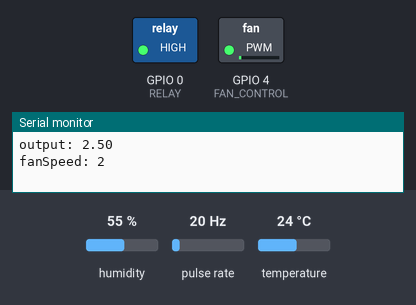
Bench run of a sketch on a simulated ESP8266 (NodeMCU). Parts: switched loads named in the sketch (green lamp = pin HIGH), the last lines printed to the serial monitor. Wiring (inferred from the names in the program): pulse sensor: data GPIO 5. Inputs (shaded band) come from the test bench; at power-on: temperature 24 °C, humidity 55 %, pulse rate 20 Hz. WiFi joins after 1.5 s; servers stay silent unless stated.

Above: at 2.7 s.
2.8 s: temperature set to 12 °C
At 5.5 s:
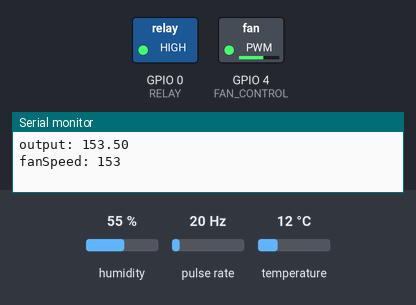
7.2 s: temperature set to 41 °C
10.5 s: temperature set to 19 °C
At 11.6 s:
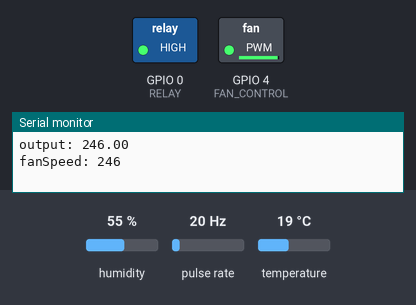
14.0 s: temperature set to 16 °C
At 16.0 s:
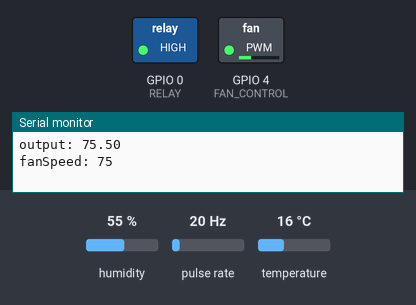
Timing chart, 0 to 19.0 s (numbered marks = the images above; inputs shaded):
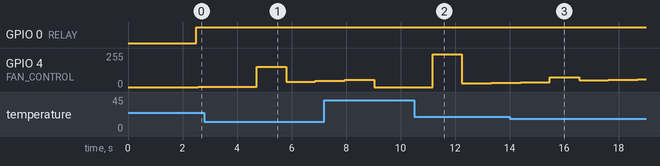

The sketch:

PID_Project_IOT.ino
```cpp
// ---Teoría de control---

// ---Implementación de un PID Fan controller---


// Incluimos librería
#include <DHT.h>
#include <PID_v2.h>
#include "ESP8266WiFi.h"

// Definimos el pin digital donde se conecta el sensor
#define DHTPIN 2
#define RELAY 0
// Definimos pines del fan cooler
#define FAN_PULSE 5   //tachymeter fan pin // GPIO5
#define FAN_CONTROL 4 //pwn fan pin // GPIO 4
// Definición tipo de sensor
#define DHTTYPE DHT11

// Inicializamos el sensor DHT11
DHT dht(DHTPIN, DHTTYPE);

// PID Variables
double setpoint = 17.0;

double output;

double tempActual;
double humedad;
double fahrenheit;

double Kp = 2, Ki = 5, Kd = 1;
PID_v2 myPID(Kp, Ki, Kd, PID::Direct);

int rpm;
int count = 0;

// WiFi parameters to be configured
const char* ssid = "WIFI-INTERNET"; // Write here your router's username
const char* password = "solares3618"; // Write here your router's passward
WiFiServer server(3000);

void setup(void)
{
  Serial.begin(9600);
  // Comenzamos el sensor DHT
  dht.begin();

  // Fan pin modes
  pinMode(FAN_PULSE, INPUT);
  pinMode(FAN_CONTROL, OUTPUT);
  attachInterrupt(digitalPinToInterrupt(FAN_PULSE), counter, RISING);

  //WriteOutput Relay
  pinMode(RELAY, OUTPUT);
  // Connect to WiFi
  WiFi.begin(ssid, password);

  while (WiFi.status() != WL_CONNECTED) {
     delay(500);
     Serial.print(".");
  }

  Serial.println("");
  Serial.println("WiFi connected");

  Serial.println(WiFi.localIP());

  Serial.println("Server ON");
  // Inicializando Server
  server.begin();

    myPID.Start(tempActual,  // input
              0,                      // current output
              25);                   // setpoint
}
void loop() {
  //sendTcp("HolaMundo");
  //recievedTcp();
  delay(1000);

  rpm = count * 60 / 2;
  count = 0;
  Serial.print("RPM: ");
  Serial.println(rpm);

  // Esperamos 5 segundos entre medidas
  //delay(3000);
  digitalWrite(RELAY, HIGH);
  Serial.println("Relay Low");
  //delay(3000);
  //Serial.println("Relay High");
  //digitalWrite(RELAY, HIGH);

  // Leemos la humedad relativa
  humedad = dht.readHumidity();
  // Leemos la temperatura en grados centígrados (por defecto)
  tempActual = dht.readTemperature();
  // Leemos la temperatura en grados Fahrenheit
  fahrenheit = dht.readTemperature(true);

  // Comprobamos si ha habido algún error en la lectura
  if (isnan(humedad) || isnan(tempActual) || isnan(fahrenheit)) {
    Serial.println("Error obteniendo los datos del sensor DHT11");
    return;
  }

  // Calcular el índice de calor en Fahrenheit
  float hif = dht.computeHeatIndex(fahrenheit, humedad);
  // Calcular el índice de calor en grados centígrados
  float hic = dht.computeHeatIndex(tempActual, humedad, false);

  Serial.print("Humedad: ");
  Serial.print(humedad);
  Serial.print(" %\t");
  Serial.print("Temperatura: ");
  Serial.print(tempActual);
  Serial.print(" *C ");
  Serial.print(fahrenheit);
  Serial.print(" *F\t");
  Serial.print("Índice de calor: ");
  Serial.print(hic);
  Serial.print(" *C ");
  Serial.print(hif);
  Serial.println(" *F");

  // PID Function

  //myPID.Compute();
  //output = myPID.Run(tempActual);
  output = myPID.Run(tempActual);
  Serial.print("output: ");
  Serial.println(output);

  // Calcula la velocidad del ventilador en función de la salida del PID
  int fanSpeed = map(output, 0, 255, 0, 255); // Ajusta la salida del PID al rango del ventilador
  Serial.print("fanSpeed: ");
  Serial.println(fanSpeed);

  // Controla la velocidad del ventilador (esto es un ejemplo, podría variar según tu hardware)
  analogWrite(FAN_CONTROL, fanSpeed); // FAN_PIN debe ser reemplazado por el pin adecuado


}

ICACHE_RAM_ATTR void counter() {
  count++;
}

void recievedTcp() {
  WiFiClient client = server.available();
  if (!client) {    return;  }
  while(!client.available()) {
    delay(10);
  }
  String req = client.readStringUntil('\r');
  Serial.println(req);
  client.flush();

  delay(2000);
}

void sendTcp(const char* message) {
  if (WiFi.status() == WL_CONNECTED) {
    WiFiClient client;
    if (client.connect("192.168.1.107", 12345)) { // Cambia la dirección y el puerto según tu servidor
      Serial.print("Enviando:");
      Serial.println(message);
      client.write(message);
    } else {
      Serial.println("Fallo en la conexión");
    }
    // Cierra la conexión
    client.stop();
  }
  delay(2000);
}
```

Measured:
- after the input at 10.5 s, GPIO 4 (FAN_CONTROL): 0/255 → 246/255 after 0.68 s, → 29/255 1.1 s later, → 32/255 1.1 s later
